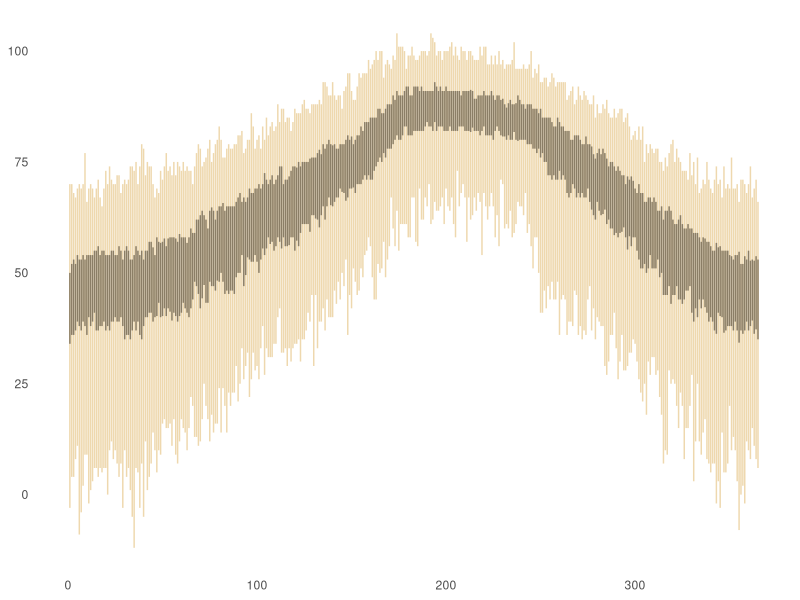

Recreate this plot in R.
library(dplyr)
library(ggplot2)
library(lubridate)

hData <- read.table('data/boulderdaily.complete.txt', sep = '', skip = 15)
names(hData) <- c('year', 'mon', 'day', 'tmax', 'tmin', 'precip', 'snow', 'snowcover')

# format the historical data

h2 <- hData %>%
  filter(year >= 1898, year < 2017) %>%
  mutate(monDay = paste(mon,day,sep = '-')) %>%
  # remove February 29 and data that is missing
  filter(monDay != '2-29', tmax != -998) %>%
  group_by(monDay) %>%
  summarize(tmax.max = max(tmax), tmax.min = min(tmax), tmax.75 = quantile(tmax, .75),
            tmax.25 = quantile(tmax,.25), tavg = mean(tmax)) %>%
  mutate(monDay = mdy(monDay, truncated = TRUE)) %>%
  arrange(monDay) %>%
  mutate(newDay = seq(1, length(monDay)))

ggplot(h2) +
  theme(plot.background = element_blank(),
        panel.grid.minor = element_blank(),
        panel.grid.major = element_blank(),
        panel.border = element_blank(),
        panel.background = element_blank(),
        axis.ticks = element_blank(),
        #axis.text = element_blank(),  
        axis.title = element_blank()) +
  geom_linerange(aes(x = newDay, ymin=tmax.min, ymax=tmax.max), color = "wheat2") +
  geom_linerange(aes(x=newDay, ymin=tmax.25, ymax=tmax.75), colour = "wheat4")

